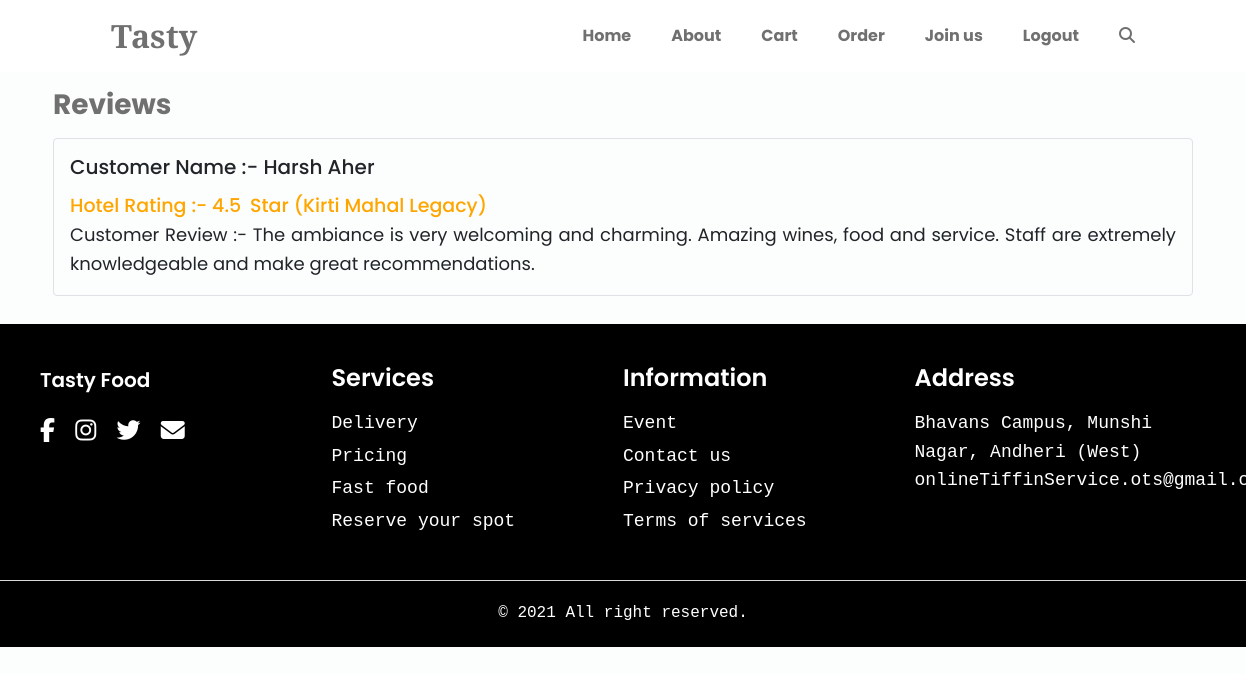
The app's page /hotel/hotel_feedback/ (signed in), older data.
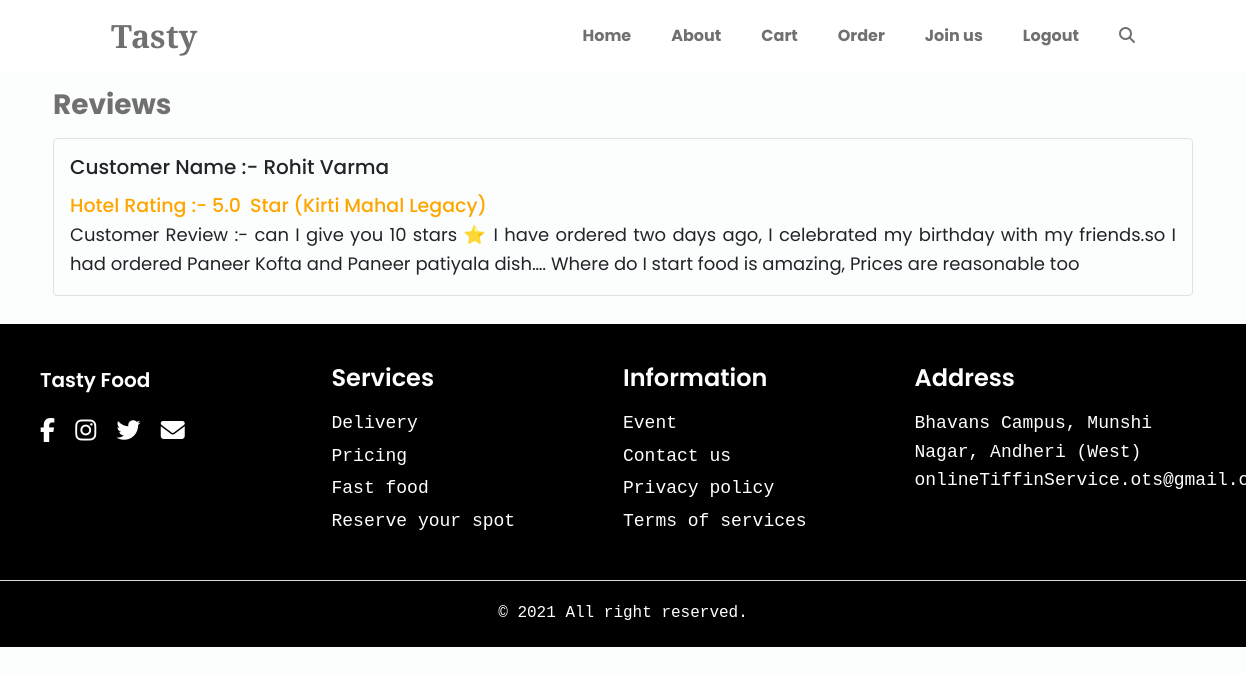
The same page, newer data.
### food/models.py (models this page shows)
class Rating(models.Model):
    hotel = models.ForeignKey(Hotel, on_delete=models.CASCADE)
    user = models.ForeignKey(CustomUser, on_delete=models.CASCADE)
    rating = models.FloatField()
    review = models.TextField()
    is_verified = models.BooleanField(default=True)

### CustomUser/models.py (models this page shows, shortened)
class CustomUser(AbstractUser):
    name = models.CharField(max_length=50)
    email = models.EmailField(max_length=200, unique=True)
    number = models.IntegerField()
    city = models.CharField(max_length=100, default='', null=False, blank=False)
    auth_token = models.CharField(max_length=100)
    is_admin = models.BooleanField(default=False)
    is_staff = models.BooleanField(default=False)
    is_active = models.BooleanField(default=True)
    is_superuser = models.BooleanField(default=False)
    is_verified = models.BooleanField(default=False)
    objects = CustomUserManager()
    username = None
    first_name = None
    last_name = None
    groups = None
    user_permissions = None
    last_login = None
    USERNAME_FIELD = 'email'
    REQUIRED_FIELDS = ['name', 'number']

### hotel_register/models.py (models this page shows, shortened)
class Hotel(models.Model):
    name = models.CharField(max_length=50)
    registation_form = models.ForeignKey(Hotel_Form, on_delete=models.CASCADE)
    address = models.CharField(max_length=1000)
    city = models.CharField(max_length=100)
    pincode = models.IntegerField()
    image = models.ImageField(upload_to="hotel_image")
    hotel_number = models.IntegerField()
    hotel_email = models.CharField(max_length=50)
    shop_license_number = models.IntegerField(blank=True, null=True)
    fssai_number = models.IntegerField(blank=True, null=True)
    fssai_image = models.FileField(upload_to = "fssai", blank=True, null=True)

### hotel_register/views.py (the view)
# urls.py: path('hotel_feedback/', views.hotel_feedback, name="hotel_feedback"),
def hotel_feedback(request):
    hotel_form = Hotel_Form.objects.get(customer = request.user)
    hotels = Hotel.objects.filter(registation_form = hotel_form)
    feedback = []
    for hotel in hotels:
        reviews = Rating.objects.filter(hotel = hotel)
        for review in reviews:
            feedback.append(review)
    return render(request, 'hotel_register/hotel_rating.html', {"hotel_ratings" : feedback})

### hotel_register/templates/hotel_register/hotel_rating.html (shortened to what this page needs)
{% extends "food/base.html" %}
{% load static %}
{% load check %}
{% block style %}
    <link rel="stylesheet" href="{% static 'css/hotel_detail.css' %}">
{% endblock style %}
{% block content %}
<div class="container px-0 mt-4 py-5 pb-1">
    <div class="mx-0">
        <div class="row">
            <div class="col">
                <h3 class="fw-bold my-3">Reviews</h3>
                {% if hotel_ratings|length %}
                {% for hotel_rating in hotel_ratings %}
                <div class="border rounded mb-4">
                    <div class="p-3 text-dark under_border">
                        <h5 class="text-capitalize d-inline-block  mb-2">Customer Name :- {{hotel_rating.user.name}}
                        </h5>
                        <h6 class="text_orange mt-2 mb-1" style="font-size: 19px;">Hotel Rating :- {{hotel_rating.rating}} <span class="mx-1">Star ({{hotel_rating.hotel.name}})</span></h6>
                        <p class="text_grey mb-0" style="text-align: justify; font-size: 18px;">Customer Review :-
                            {{hotel_rating.review}}</p>
                    </div>
                </div>
                {% endfor %}
                {% else %}
                <h4 class="fw-bold text-danger">No Review Yet, Be the first to review</h4>
                {% endif %}
            </div>
        </div>
    </div>
</div>
{% endblock content %}

Row changes from the older to the newer data that the page shows:
removed Rating: user.name "Harsh Aher", rating "4.5", hotel.name "Kirti Mahal Legacy", review "The ambiance is very welcoming and charming. Amazing wines, food and service. Staff are extremely knowledgeable and make great recommendations."
added Rating: user.name "Rohit Varma", rating "5.0", hotel.name "Kirti Mahal Legacy", review "can I give you 10 stars ⭐️ I have ordered two days ago, I celebrated my birthday with my friends.so I had ordered Paneer Kofta and Paneer patiyala dish…. Where do I start food is amazing, Prices are reasonable too"
